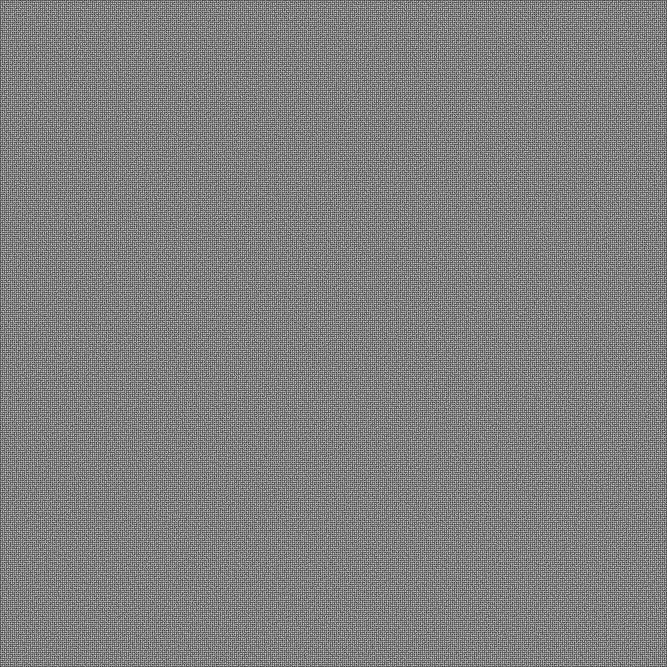
#> input picture MazeSolver/Mazes/perfect2k.png, 2001 x 2001 px (shown at 1/3 size); its folder holds 3 pictures in this run
$ python dijkstra_maze_solver.py
#> lines starting #> are read from the running program, lines starting #| are printed output that depends on the picture
### MazeSolver/Python/functions.py
from multiprocessing import Pool

'''
#   #   #   #   #   #   #   #   #
# object definitions for node   #
#   #   #   #   #   #   #   #   #
'''

class Node:

    # initialise
    # [58 lines left out: functions __init__, add_left_node, add_right_node, add_up_node, add_down_node, not called in this run]

    # functions to add data to the ndoe such as paths and node values
    def get_node(self):
        return self.rootName

    def add_previous(self, node):
        self.previous = node

    def get_previous(self):
        return self.previous

    def get_up(self):
        return self.up.get_node()

    def get_down(self):
        return self.down.get_node()

    def get_left(self):
        return self.left.get_node()

    def get_right(self):
        return self.right.get_node()

    def get_x_pos(self):
        return self.x_pos

    def get_y_pos(self):
        return self.y_pos

    def change_distance(self, length):
        self.distance = length


'''
#   #   #   #   #   #
# find all nodes    #
#   #   #   #   #   #
'''
# parse the maze to find nodes. for each node, create a node object
# [31 lines left out: function node_parse, not called in this run]


'''
#   #   #   #   #   #   #   #
# check up for connections  #
#   #   #   #   #   #   #   #
'''

# [24 lines left out: function check_up, not called in this run]


'''
#   #   #   #   #   #   #   #   #
# check left for connections    #
#   #   #   #   #   #   #   #   #
'''

# [21 lines left out: function check_left, not called in this run]


'''
#   #   #   #   #   #   #   #   #   #
# check connections between nodes   #
#   #   #   #   #   #   #   #   #   #
'''


# [6 lines left out: function connection_parse, not called in this run]


'''
#   #   #   #   #   #   #
# dijkstra's algorithm  #
#   #   #   #   #   #   #
'''

# [72 lines left out: function djikstra, not called in this run]


'''
#   #   #   #   #   #   #   #   #   #   #
# dijkstra's algorithm colouring maze   #
#   #   #   #   #   #   #   #   #   #   #
'''

# [22 lines left out: function colour_maze, not called in this run]

'''
#   #   #   #   #   #
# dead end blocking #
#   #   #   #   #   #
'''

def deadEndBlocking(maze, width, height):
    changes = 0
    for i in range(1, width-1):
        for j in range(1, height-1):
            if maze[j][i] == 1:
                counter = 0

                if maze[j+1][i] > 0.75:
                    counter += 1
                if maze[j-1][i] > 0.75:
                    counter += 1
                if maze[j][i+1] > 0.75:
                    counter += 1
                if maze[j][i-1] > 0.75:
                    counter += 1

                if counter  == 1:
                    maze[j][i] = 0.75
                    changes += 1


    return maze, changes

### MazeSolver/Python/dijkstra_maze_solver.py
import os
from PIL import Image
import numpy as np
import matplotlib.pyplot as plt
from functions import Node, djikstra, node_parse, connection_parse, colour_maze, deadEndBlocking
import datetime as datetime


def main():

    # ask for image input
    mazePath = os.path.join(os.path.dirname(os.path.realpath(__file__)),"../Mazes/")
    files = []
    choice = 1
    for file in os.listdir(mazePath):
        files.append(file)
        print(choice, "\t", file)
        choice += 1


    # ask for input
    mazeInput = int(input("\nWhich maze would you like solved?\n(type the number)\n"))
#> the answer given: 3

    # start timer
    start_time = datetime.datetime.now()

    # turn image into array
    image = Image.open(str(mazePath)+'/'+files[mazeInput-1])
#> image is the input picture: PIL image 2001x2001 P; 50% white in thin lines or dots
    width, height = image.size
#> width = 2001; height = 2001
    maze = np.array(image)
#> maze: shape (2001, 2001); values 0 (black) and 1 (white), 50% white in thin lines or dots
    print("file chosen: ", files[mazeInput-1])

    # block off all deadends - slower project but better memory management
    changes = 1
    while changes > 0:
        maze, changes = deadEndBlocking(maze,width,height)
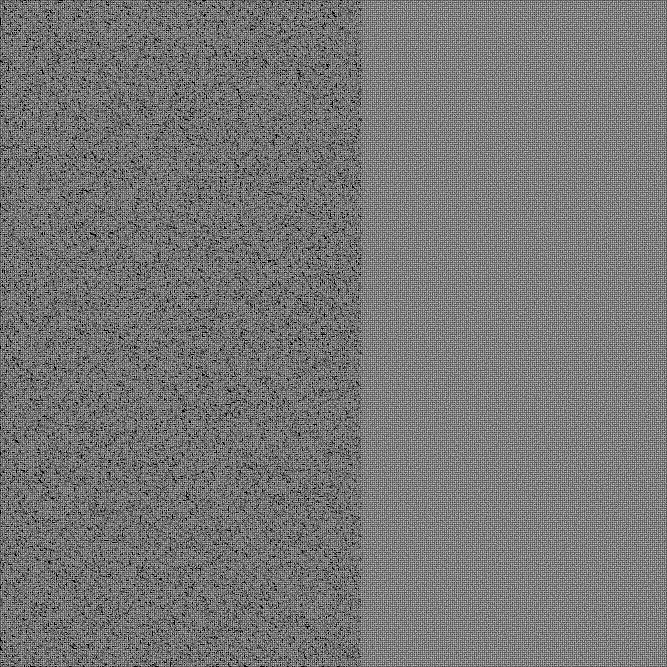
#> maze: shape (2001, 2001) (shown at 1/3 size); values 0 (black) and 1 (white), 46.6% white in thin lines or dots


    # parse maze for nodes
    maze, nodes = node_parse(height, width, maze)

    # parse nodes for edges
    connection_parse(nodes, maze, width, height)


    # with nodes connected, find path
    route = djikstra(nodes)
    nodes.clear()   # save some memory
    route_list = []
    for node in route:
        route_list.append(node.get_node())


    # to present the maze, use an un altered maze
    image = Image.open(str(mazePath)+'/'+files[mazeInput-1])
    width, height = image.size
    maze = np.array(image)
    solution = colour_maze(route, maze)

    # finish and print timing
    end_time = datetime.datetime.now()
    run_time = end_time - start_time
    print("runtime is: ", run_time)

    print()
    plt.figure("final maze")
    plt.clf()
    plt.imshow(solution)
    plt.colorbar()
    plt.show()

if __name__ == "__main__":
#> (the run stopped early here; a loop or call above may not have finished)
